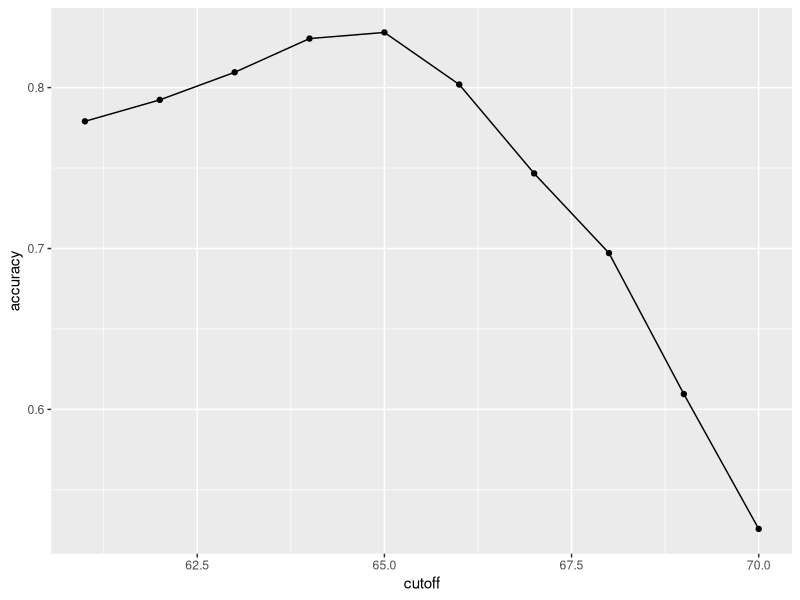

Write the R code that produced this figure. (Note: this script raises an error after producing the figure.)
## ---- chunk 1
knitr::opts_chunk$set(echo = TRUE)
## ---- chunk 2
library(dslabs)
library(tidyverse)
data(heights)

## class of different objects
class(heights)
class(heights$sex)  #factor vector
class(heights$height)  #numeric vector
class("Male")
class(75.00000)  #numeric

## the number of rows in the dataset
nrow(heights)

## height and sex in raw 777
heights$height[777]
heights$sex[777] #method 1
heights[777,1]   #method 2

## max and the row of min height
max(heights$height)
which.min(heights$height)

## mean and median height
mean(heights$height)
median(heights$height)

##  the proportion of male in the dataset
mean(heights$sex=="Male")

## the number of individuals taller than 78"
sum(heights$height>78)

## the number of females taller than 78"
sum(heights$height>78 & heights$sex=="Female")
## ---- chunk 3
## libarary for using ML algorithms
library(caret)
## ---- chunk 4
## Example of heights: We want to predict sex by height data
library(dslabs)
library(tidyverse)
library(caret)
data(heights)

## defining predictors and outcome 
y <- heights$sex    #categorical outcome (Male/Female)
x <- heights$height #we only have 1 predictor

## creating training and test sets
set.seed(2007, sample.kind = "Rounding")
test_index <- createDataPartition(y, times=1, p=0.5, list=FALSE)
train_set <- heights[-test_index,]
test_set <- heights[test_index,]
## ---- chunk 5
## Gussing the outcome : we completely ignore the predictor and simply guess sex
set.seed(2007, sample.kind = "Rounding")
y_hat <- 
  sample(c("Male","Female"),length(test_index),replace=TRUE) %>%
  factor(levels = levels(test_set$sex))

mean(y_hat==test_set$sex)

## ---- chunk 6
## Gussing the outcome:
y_hat <- sample(c("Male", "Female"), length(test_index), replace = TRUE)
y_hat <- sample(c("Male", "Female"), length(test_index), replace = TRUE) %>% 
  factor(levels = levels(test_set$sex))
## ---- chunk 7
## Calculate the accuracy
mean(y_hat==test_set$sex)
heights %>% group_by(sex) %>% summarize(mean(height), sd(height))
# as seen, in average, men are taller than women
y_hat <- ifelse(x > 62, "Male", "Female") %>% factor(levels = levels(test_set$sex))
mean(y == y_hat)
# 62: initial gusss (2sd less than mean of male height)
## ---- chunk 8
## investigate the accuracy of ten cutoffs
cutoff <- seq(61,70)
accuracy <- map_dbl(cutoff,function(x){
  y_hat <- ifelse(train_set$height>x, "Male","Female") %>%
    factor(levels=levels(test_set$sex))
  mean(y_hat==train_set$sex)
})

## plot of accuracy vs. cuttoff
data.frame(cutoff,accuracy) %>%
  ggplot(aes(cutoff,accuracy)) +
  geom_line() +
  geom_point()
## ---- chunk 9
## max accuracy and best cutoff
max(accuracy)
best_cutoff <- cutoff[which.max(accuracy)]
best_cutoff

## now applying on test_set
 y_hat <- ifelse(test_set$height>best_cutoff, "Male","Female") %>%
    factor(levels=levels(test_set$sex))

y_hat <- factor(y_hat)
mean(y_hat==test_set$sex)
# it is a little less than the train set but very better than our guessing!
## ---- chunk 10
library(dslabs)
mnist <- read_mnist()
ncol(mnist$train$images)
## ---- chunk 11
table(predicted=y_hat,actual=test_set$sex)
## ---- chunk 12
## Computing accuracy for each set
test_set %>%
  mutate(y_hat=y_hat) %>%
  group_by(sex) %>%
  summarize(accuracy=mean(y_hat==sex))
## ---- chunk 13
## calculating prevalence: 
#the reason high accuracy for male and low accuracy for women
prev <-mean(y=="Male")
prev
## ---- chunk 14
## confusio Matrix
#install.packages("e1071")
confusionMatrix(data=y_hat,reference = test_set$sex)
## ---- chunk 15
# maximizing F-score instead of maximum accuracy
cutoff <- seq(61,70)

F_1 <- map_dbl(cutoff,function(x){
  y_hat <- ifelse(train_set$height>x,"Male","Female") %>%
    factor(levels=levels(test_set$sex))
  F_meas(data=y_hat, reference = factor(train_set$sex))
})
max(F_1)
## ---- chunk 16
## plotting and showing cutoff equavalent with max F_1
data.frame(cutoff,F_1) %>%
  ggplot(aes(cutoff,F_1)) +
  geom_line() +
  geom_point()
## ---- chunk 17
best_cutoff <- cutoff[which.max(F_1)]
best_cutoff
## ---- chunk 18
## it will balance the sensitivity and specificity
y_hat <- ifelse(test_set$height > best_cutoff, "Male", "Female") %>% 
  factor(levels = levels(test_set$sex))
sensitivity(data = y_hat, reference = test_set$sex)
specificity(data = y_hat, reference = test_set$sex)
## ---- chunk 19
## confusio matrix
confusionMatrix(data=y_hat,reference = test_set$sex)
## ---- chunk 20
## Like previous:
## predicting sex by height data
library(dslabs)
library(tidyverse)
library(caret)
data(heights)

## defining predictors and outcome 
y <- heights$sex    #categorical outcome (Male/Female)
x <- heights$height #we only have 1 predictor

## creating training and test sets
set.seed(2007, sample.kind = "Rounding")
test_index <- createDataPartition(y, times=1, p=0.5, list=FALSE)
train_set <- heights[-test_index,]
test_set <- heights[test_index,]
## ---- chunk 21
p <- 0.9
n <- length(test_index)
y_hat <- sample(c("Male", "Female"), n, replace = TRUE, prob=c(p, 1-p)) %>% 
  factor(levels = levels(test_set$sex))
mean(y_hat == test_set$sex)
## ---- chunk 22
## ROC curve of gussing sex when the probability is not equal
n <- length(test_index)
probs <- seq(0, 1, length.out = 10)
guessing <- map_df(probs, function(p){
  y_hat <- 
    sample(c("Male", "Female"), n, replace = TRUE, prob=c(p, 1-p)) %>% 
    factor(levels = c("Female", "Male"))
  list(method = "Guessing",
       FPR = 1 - specificity(y_hat, test_set$sex),
       TPR = sensitivity(y_hat, test_set$sex))
})
guessing %>% qplot(FPR, TPR, data =., xlab = "1 - Specificity", ylab = "Sensitivity")
## ---- chunk 23
## Method of cutoff
cutoffs <- c(50, seq(60, 75), 80)
height_cutoff <- map_df(cutoffs, function(x){
  y_hat <- ifelse(test_set$height > x, "Male", "Female") %>% 
    factor(levels = c("Female", "Male"))
   list(method = "Height cutoff",
        FPR = 1-specificity(y_hat, test_set$sex),
        TPR = sensitivity(y_hat, test_set$sex))
})

# plot both curves together
bind_rows(guessing, height_cutoff) %>%
  ggplot(aes(FPR, TPR, color = method)) +
  geom_line() +
  geom_point() +
  xlab("1 - Specificity") +
  ylab("Sensitivity")
## ---- chunk 24
## adding cutoff points to the curve
library(ggrepel)
map_df(cutoffs, function(x){
  y_hat <- ifelse(test_set$height > x, "Male", "Female") %>% 
    factor(levels = c("Female", "Male"))
   list(method = "Height cutoff",
        cutoff = x, 
        FPR = 1-specificity(y_hat, test_set$sex),
        TPR = sensitivity(y_hat, test_set$sex))
}) %>%
  ggplot(aes(FPR, TPR, label = cutoff)) +
  geom_line() +
  geom_point() +
  geom_text_repel(nudge_x = 0.01, nudge_y = -0.01)
## ---- chunk 25
# plot precision against recall
guessing <- map_df(probs, function(p){
  y_hat <- sample(c("Male", "Female"), length(test_index), 
                  replace = TRUE, prob=c(p, 1-p)) %>% 
    factor(levels = c("Female", "Male"))
  list(method = "Guess",
    recall = sensitivity(y_hat, test_set$sex),
    precision = precision(y_hat, test_set$sex))
})

height_cutoff <- map_df(cutoffs, function(x){
  y_hat <- ifelse(test_set$height > x, "Male", "Female") %>% 
    factor(levels = c("Female", "Male"))
  list(method = "Height cutoff",
       recall = sensitivity(y_hat, test_set$sex),
    precision = precision(y_hat, test_set$sex))
})

bind_rows(guessing, height_cutoff) %>%
  ggplot(aes(recall, precision, color = method)) +
  geom_line() +
  geom_point()
## ---- chunk 26
## Changing positives to mean male instead of females
guessing <- map_df(probs, function(p){
  y_hat <- sample(c("Male", "Female"), length(test_index), replace = TRUE, 
                  prob=c(p, 1-p)) %>% 
    factor(levels = c("Male", "Female"))
  list(method = "Guess",
    recall = sensitivity(y_hat, relevel(test_set$sex, "Male", "Female")),
    precision = precision(y_hat, relevel(test_set$sex, "Male", "Female")))
})

height_cutoff <- map_df(cutoffs, function(x){
  y_hat <- ifelse(test_set$height > x, "Male", "Female") %>% 
    factor(levels = c("Male", "Female"))
  list(method = "Height cutoff",
       recall = sensitivity(y_hat, relevel(test_set$sex, "Male", "Female")),
    precision = precision(y_hat, relevel(test_set$sex, "Male", "Female")))
})
bind_rows(guessing, height_cutoff) %>%
  ggplot(aes(recall, precision, color = method)) +
  geom_line() +
  geom_point()
## ---- chunk 27
library(dslabs)
library(dplyr)
library(lubridate)
data(reported_heights)

dat <- mutate(reported_heights, date_time = ymd_hms(time_stamp)) %>%
  filter(date_time >= make_date(2016, 01, 25) & date_time < make_date(2016, 02, 1)) %>%
  mutate(type = ifelse(day(date_time) == 25 & hour(date_time) == 8 & between(minute(date_time), 15, 30), "inclass","online")) %>%
  select(sex, type)

y <- factor(dat$sex, c("Female", "Male"))  #categorical outcome 
x <- dat$type   #we only have 1 predictor
## ---- chunk 28
## the proportion of inclass and online group which are female:
dat %>% group_by(type) %>% summarize(prop_female = mean(sex == "Female"))
## ---- chunk 29
## prediction of outcome based on the calculated probability:
y <- factor(dat$sex, c("Female", "Male"))  #categorical outcome 
x <- dat$type   #we only have 1 predictor

y_hat <- ifelse(x =="inclass", "Female", "Male") %>% factor(levels = levels(y))
mean(y == y_hat)
## ---- chunk 30
## confusuion matrix between y and y_hat
table(y_hat,y)  #or table(y,y_hat)   #method 1

confusionMatrix(data=y_hat,reference = y)  #method 2
## ---- chunk 31
## the sensitivity and specificity of the prediction
library(caret)
sensitivity(y_hat, y) #method 1
specificity(y_hat,y)

confusionMatrix(data=y_hat,reference = y)  #method 2
## ---- chunk 32
## the prevalence of female in dat dataset
prev <- mean(y=="Female")
prev
## ---- chunk 33
# removing the setosa species and focusing on the versicolor and virginica iris species:
library(caret)
data(iris)
iris <- iris[-which(iris$Species=='setosa'),]
y <- iris$Species
## ---- chunk 34
## partitioning dataset to train and test data:
set.seed(2,sample.kind = "Rounding")    
test_index <- createDataPartition(y,time=1,p=0.5,list=FALSE)
test <- iris[test_index,]
train <- iris[-test_index,]
## ---- chunk 35
## considering Sepal.Length
range(train$Sepal.Length)
cutoff <- seq(5,7.9,0.1)
accuracy <- map_dbl(cutoff,function(x){
  y_hat <- ifelse(train$Sepal.Length>x, "virginica","versicolor") %>%
    factor(levels=levels(test$Species))
  mean(y_hat==train$Species)
})
max(accuracy)
## ---- chunk 36
## considering Sepal.Width
range(train$Sepal.Width)
cutoff <- seq(2,3.8,0.1)
accuracy <- map_dbl(cutoff,function(x){
  y_hat <- ifelse(train$Sepal.Width>x, "virginica","versicolor") %>%
    factor(levels=levels(test$Species))
  mean(y_hat==train$Species)
})
max(accuracy)
## ---- chunk 37
## considering Petal.Length
range(train$Petal.Length)
cutoff <- seq(3,6.9,0.1)
accuracy <- map_dbl(cutoff,function(x){
  y_hat <- ifelse(train$Petal.Length>x, "virginica","versicolor") %>%
    factor(levels=levels(test$Species))
  mean(y_hat==train$Species)
})
max(accuracy)
## ---- chunk 38
## considering Petal.Width
range(train$Petal.Width)
cutoff <- seq(1,2.5,0.1)
accuracy <- map_dbl(cutoff,function(x){
  y_hat <- ifelse(train$Petal.Width>x, "virginica","versicolor") %>%
    factor(levels=levels(test$Species))
  mean(y_hat==train$Species)
})
max(accuracy)
## ---- chunk 39
func_feature <- function(x){
	cutoff <- seq(range(x)[1],range(x)[2],by=0.1)
	sapply(cutoff,function(i){
		y_hat <- ifelse(x>i,'virginica','versicolor')
		mean(y_hat==train$Species)
	})
}
predictions <- apply(train[,-5],2,func_feature) 
#not include column5  #2:column/ and 1: raws
sapply(predictions,max)	
## ---- chunk 40
## for the selected feature, calculate the overall accuracy in the test data using the smart cutoff value from the training data
#What is the overall accuracy?
predictions <- func_feature(train[,3])
cutoff <- seq(range(train[,3])[1],range(train[,3])[2],by=0.1)
cutoffs <-cutoff[which(predictions==max(predictions))]

y_hat <- ifelse(test[,3]>cutoffs[1],'virginica','versicolor')
mean(y_hat==test$Species)
## ---- chunk 41
foo <- function(x){
	rangedValues <- seq(range(x)[1],range(x)[2],by=0.1)
	sapply(rangedValues,function(i){
		y_hat <- ifelse(x>i,'virginica','versicolor')
		mean(y_hat==test$Species)
	})
}
predictions <- apply(test[,-5],2,foo)
sapply(predictions,max)	
## ---- chunk 42
plot(iris,pch=21,bg=iris$Species)

## ---- chunk 43
## Elham solved
predictions_L <- func_feature(train[,3])
cutoff_L <- seq(range(train[,3])[1],range(train[,3])[2],by=0.1)
cutoffs_L <-cutoff[which(predictions_L==max(predictions_L))]
cutoffs_L

predictions_W <- func_feature(train[,4])
cutoff_W <- seq(range(train[,4])[1],range(train[,4])[2],by=0.1)
cutoffs_W <-cutoff[which(predictions_W==max(predictions_W))]
cutoffs_W

y_hat <- ifelse(test[,3]>cutoffs_L[1]|test[,4]>cutoffs_W[1],'virginica','versicolor')
mean(y_hat==test$Species)
## ---- chunk 44
## method 2: (by edx)
library(caret)
data(iris)
iris <- iris[-which(iris$Species=='setosa'),]
y <- iris$Species

plot(iris,pch=21,bg=iris$Species)

set.seed(2)
test_index <- createDataPartition(y,times=1,p=0.5,list=FALSE)
test <- iris[test_index,]
train <- iris[-test_index,]
            
petalLengthRange <- seq(range(train$Petal.Length)[1],range(train$Petal.Length)[2],by=0.1)
petalWidthRange <- seq(range(train$Petal.Width)[1],range(train$Petal.Width)[2],by=0.1)

length_predictions <- sapply(petalLengthRange,function(i){
		y_hat <- ifelse(train$Petal.Length>i,'virginica','versicolor')
		mean(y_hat==train$Species)
	})
length_cutoff <- petalLengthRange[which.max(length_predictions)] # 4.7

width_predictions <- sapply(petalWidthRange,function(i){
		y_hat <- ifelse(train$Petal.Width>i,'virginica','versicolor')
		mean(y_hat==train$Species)
	})
width_cutoff <- petalWidthRange[which.max(width_predictions)] # 1.5

y_hat <- ifelse(test$Petal.Length>length_cutoff | test$Petal.Width>width_cutoff,'virginica','versicolor')
mean(y_hat==test$Species)
## ---- chunk 45
(0.085*0.02)/(0.85*0.02+0.1*0.98)
## ---- chunk 46
set.seed(1,sample.kind = "Rounding")

disease <- sample(c(0,1), size=1e6, replace=TRUE, prob=c(0.98,0.02))

test <- rep(NA, 1e6)
test[disease==0] <- sample(c(0,1), size=sum(disease==0), replace=TRUE, prob=c(0.90,0.10))

test[disease==1] <- sample(c(0,1), size=sum(disease==1), replace=TRUE, prob=c(0.15, 0.85))

## the probability that a test is positive:
p_positive <- mean(test)
p_negative <- 1 - p_positive

p_positive
p_negative

## the probability that an individual has disease if the test result is negative?
mean(disease[test==0]==1)

## the probability that you have disease if the test is positive?
mean(disease[test==1]==1)

## Comparing the prevalence of disease in people who test positive to the overall prevalence of disease. If a patient's test is positive, how much does that increase their risk of having the disease?
mean(disease[test==1]==1)/mean(disease==1)
## ---- chunk 47
library(dslabs)
data("heights")
heights %>%
  mutate(height=round(height)) %>%
  group_by(height) %>%
  summarize(p=mean(sex=="Male")) %>%
qplot(height, p, data =.)
## ---- chunk 48
library(dslabs)
data("heights")
ps <- seq(0, 1, 0.1)
heights %>% 
	mutate(g=cut(height, quantile(height, ps), include.lowest = TRUE)) %>%
	group_by(g) %>%
	summarize(p = mean(sex == "Male"), height = mean(height)) %>%
	qplot(height, p, data =.)
## ---- chunk 49
Sigma <- 9*matrix(c(1,0.5,0.5,1), 2, 2)
dat <- MASS::mvrnorm(n = 10000, c(69, 69), Sigma) %>%
	data.frame() %>% setNames(c("x", "y"))

## plot
ps <- seq(0, 1, 0.1)
dat %>% 
	mutate(g = cut(x, quantile(x, ps), include.lowest = TRUE)) %>%
group_by(g) %>%
summarize(y = mean(y), x = mean(x)) %>%
	qplot(x, y, data =.)
